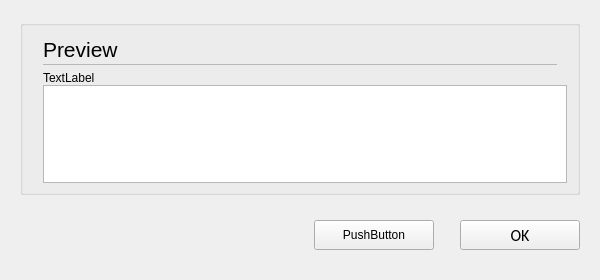
<?xml version="1.0" encoding="UTF-8"?>
<ui version="4.0">
 <class>C_FlaSenSearchNodePopup</class>
 <widget class="QWidget" name="C_FlaSenSearchNodePopup">
  <property name="geometry">
   <rect>
    <x>0</x>
    <y>0</y>
    <width>600</width>
    <height>280</height>
   </rect>
  </property>
  <property name="windowTitle">
   <string>C_FlaSenSearchNodePopup</string>
  </property>
  <layout class="QVBoxLayout" name="verticalLayout">
   <property name="leftMargin">
    <number>20</number>
   </property>
   <property name="topMargin">
    <number>20</number>
   </property>
   <property name="rightMargin">
    <number>20</number>
   </property>
   <item>
    <widget class="stw::opensyde_gui_elements::C_OgeGbx" name="pc_GroupBoxGeneral_5">
     <property name="title">
      <string/>
     </property>
     <layout class="QVBoxLayout" name="verticalLayout_6" stretch="0,0,1">
      <property name="spacing">
       <number>0</number>
      </property>
      <property name="leftMargin">
       <number>20</number>
      </property>
      <property name="rightMargin">
       <number>10</number>
      </property>
      <property name="bottomMargin">
       <number>9</number>
      </property>
      <item>
       <layout class="QHBoxLayout" name="horizontalLayout_7" stretch="0,1">
        <property name="spacing">
         <number>6</number>
        </property>
        <property name="rightMargin">
         <number>10</number>
        </property>
        <item>
         <widget class="stw::opensyde_gui_elements::C_OgeLabHeadingGroupBold" name="pc_LabelHeadingPreview">
          <property name="minimumSize">
           <size>
            <width>0</width>
            <height>28</height>
           </size>
          </property>
          <property name="maximumSize">
           <size>
            <width>16777215</width>
            <height>28</height>
           </size>
          </property>
          <property name="font">
           <font>
            <family>Segoe UI</family>
            <pointsize>16</pointsize>
           </font>
          </property>
          <property name="text">
           <string>Preview</string>
          </property>
         </widget>
        </item>
        <item>
         <spacer name="horizontalSpacer_10">
          <property name="orientation">
           <enum>Qt::Horizontal</enum>
          </property>
          <property name="sizeHint" stdset="0">
           <size>
            <width>40</width>
            <height>1</height>
           </size>
          </property>
         </spacer>
        </item>
       </layout>
      </item>
      <item>
       <layout class="QHBoxLayout" name="horizontalLayout_20" stretch="0">
        <property name="spacing">
         <number>0</number>
        </property>
        <property name="topMargin">
         <number>1</number>
        </property>
        <property name="rightMargin">
         <number>10</number>
        </property>
        <property name="bottomMargin">
         <number>0</number>
        </property>
        <item>
         <widget class="stw::opensyde_gui_elements::C_OgeFraSeparator" name="pc_Frame_3">
          <property name="minimumSize">
           <size>
            <width>0</width>
            <height>1</height>
           </size>
          </property>
          <property name="maximumSize">
           <size>
            <width>16777215</width>
            <height>1</height>
           </size>
          </property>
          <property name="frameShape">
           <enum>QFrame::StyledPanel</enum>
          </property>
          <property name="frameShadow">
           <enum>QFrame::Raised</enum>
          </property>
         </widget>
        </item>
       </layout>
      </item>
      <item>
       <layout class="QVBoxLayout" name="verticalLayout_2">
        <property name="spacing">
         <number>0</number>
        </property>
        <property name="topMargin">
         <number>6</number>
        </property>
        <item>
         <widget class="stw::opensyde_gui_elements::C_OgeLabGroupItem" name="pc_LabelScanningNodes">
          <property name="text">
           <string>TextLabel</string>
          </property>
          <property name="alignment">
           <set>Qt::AlignLeading|Qt::AlignLeft|Qt::AlignTop</set>
          </property>
         </widget>
        </item>
        <item>
         <widget class="stw::opensyde_gui::C_SyvDcConnectedNodeList" name="pc_ListWidgetConnectedNodes"/>
        </item>
       </layout>
      </item>
     </layout>
    </widget>
   </item>
   <item>
    <spacer name="pc_VerticalSpacerButtonsObove">
     <property name="orientation">
      <enum>Qt::Vertical</enum>
     </property>
     <property name="sizeType">
      <enum>QSizePolicy::Fixed</enum>
     </property>
     <property name="sizeHint" stdset="0">
      <size>
       <width>20</width>
       <height>19</height>
      </size>
     </property>
    </spacer>
   </item>
   <item>
    <layout class="QHBoxLayout" name="horizontalLayout_22">
     <item>
      <spacer name="horizontalSpacer_9">
       <property name="orientation">
        <enum>Qt::Horizontal</enum>
       </property>
       <property name="sizeHint" stdset="0">
        <size>
         <width>40</width>
         <height>20</height>
        </size>
       </property>
      </spacer>
     </item>
     <item>
      <widget class="stw::opensyde_gui_elements::C_OgePubCancel" name="pc_PushButtonCancel">
       <property name="minimumSize">
        <size>
         <width>120</width>
         <height>30</height>
        </size>
       </property>
       <property name="maximumSize">
        <size>
         <width>120</width>
         <height>30</height>
        </size>
       </property>
       <property name="text">
        <string>PushButton</string>
       </property>
      </widget>
     </item>
     <item>
      <spacer name="horizontalSpacer">
       <property name="orientation">
        <enum>Qt::Horizontal</enum>
       </property>
       <property name="sizeType">
        <enum>QSizePolicy::Fixed</enum>
       </property>
       <property name="sizeHint" stdset="0">
        <size>
         <width>20</width>
         <height>20</height>
        </size>
       </property>
      </spacer>
     </item>
     <item>
      <widget class="stw::opensyde_gui_elements::C_OgePubDialog" name="pc_PushButtonOk">
       <property name="minimumSize">
        <size>
         <width>120</width>
         <height>30</height>
        </size>
       </property>
       <property name="maximumSize">
        <size>
         <width>120</width>
         <height>30</height>
        </size>
       </property>
       <property name="font">
        <font>
         <family>Calibri</family>
         <pointsize>12</pointsize>
        </font>
       </property>
       <property name="text">
        <string>OK</string>
       </property>
      </widget>
     </item>
    </layout>
   </item>
   <item>
    <spacer name="verticalSpacer_7">
     <property name="orientation">
      <enum>Qt::Vertical</enum>
     </property>
     <property name="sizeType">
      <enum>QSizePolicy::Fixed</enum>
     </property>
     <property name="sizeHint" stdset="0">
      <size>
       <width>20</width>
       <height>19</height>
      </size>
     </property>
    </spacer>
   </item>
  </layout>
 </widget>
 <customwidgets>
  <customwidget>
   <class>stw::opensyde_gui_elements::C_OgeGbx</class>
   <extends>QGroupBox</extends>
   <header>C_OgeGbx.hpp</header>
   <container>1</container>
  </customwidget>
  <customwidget>
   <class>stw::opensyde_gui_elements::C_OgeLabHeadingGroupBold</class>
   <extends>QLabel</extends>
   <header>C_OgeLabHeadingGroupBold.hpp</header>
  </customwidget>
  <customwidget>
   <class>stw::opensyde_gui_elements::C_OgeFraSeparator</class>
   <extends>QFrame</extends>
   <header>C_OgeFraSeparator.hpp</header>
   <container>1</container>
  </customwidget>
  <customwidget>
   <class>stw::opensyde_gui_elements::C_OgePubCancel</class>
   <extends>QPushButton</extends>
   <header>C_OgePubCancel.hpp</header>
  </customwidget>
  <customwidget>
   <class>stw::opensyde_gui_elements::C_OgePubDialog</class>
   <extends>QPushButton</extends>
   <header>C_OgePubDialog.hpp</header>
  </customwidget>
  <customwidget>
   <class>stw::opensyde_gui::C_SyvDcConnectedNodeList</class>
   <extends>QListWidget</extends>
   <header>C_SyvDcConnectedNodeList.hpp</header>
  </customwidget>
  <customwidget>
   <class>stw::opensyde_gui_elements::C_OgeLabGroupItem</class>
   <extends>QLabel</extends>
   <header>C_OgeLabGroupItem.hpp</header>
  </customwidget>
 </customwidgets>
 <resources/>
 <connections/>
</ui>
